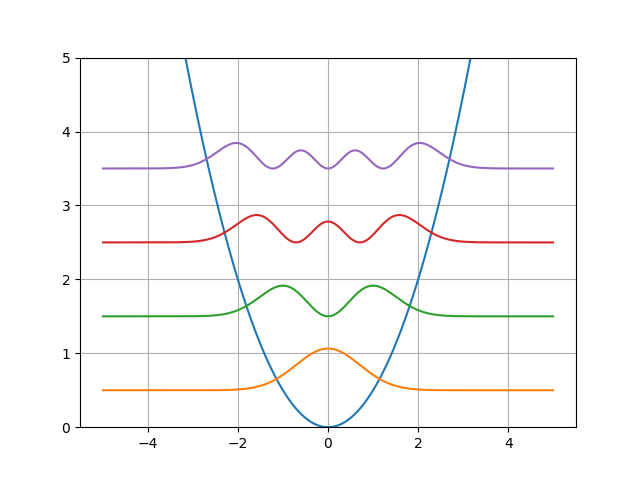

Here is the Python script that generated this plot:
import numpy as np
import matplotlib.pyplot as plt
from numpy import linalg as LA


N_steps = 1000 # number of steps
L = 5 # x boundaries
x = np.linspace(-L, L, N_steps + 1) # positions
h = 2*L/N_steps # step size
V = x**2/2 # potential

d = 1/(h**2) + V[1:-1] # main diagonal
e = np.full(len(d)-1, -1/(2*h**2)) # sub and super diagonal

# set up matrix:
size = len(d)
M = np.zeros((size, size))
np.fill_diagonal(M, d)
np.fill_diagonal(M[1:], e)
np.fill_diagonal(M[:,1:], e)

# solve:
E, psi = LA.eigh(M)

# plot:
plt.figure()
plt.ylim(0, 5)
plt.grid()
plt.plot(x, V)
for i in range(4):
    shift = E[i]
    psi_i = psi[:,i] / np.sqrt(np.trapz(psi[:,i]**2, x[1:-1]))
    plt.plot(x[1:-1], psi_i**2 + shift)
plt.savefig("harm_osc.png")
